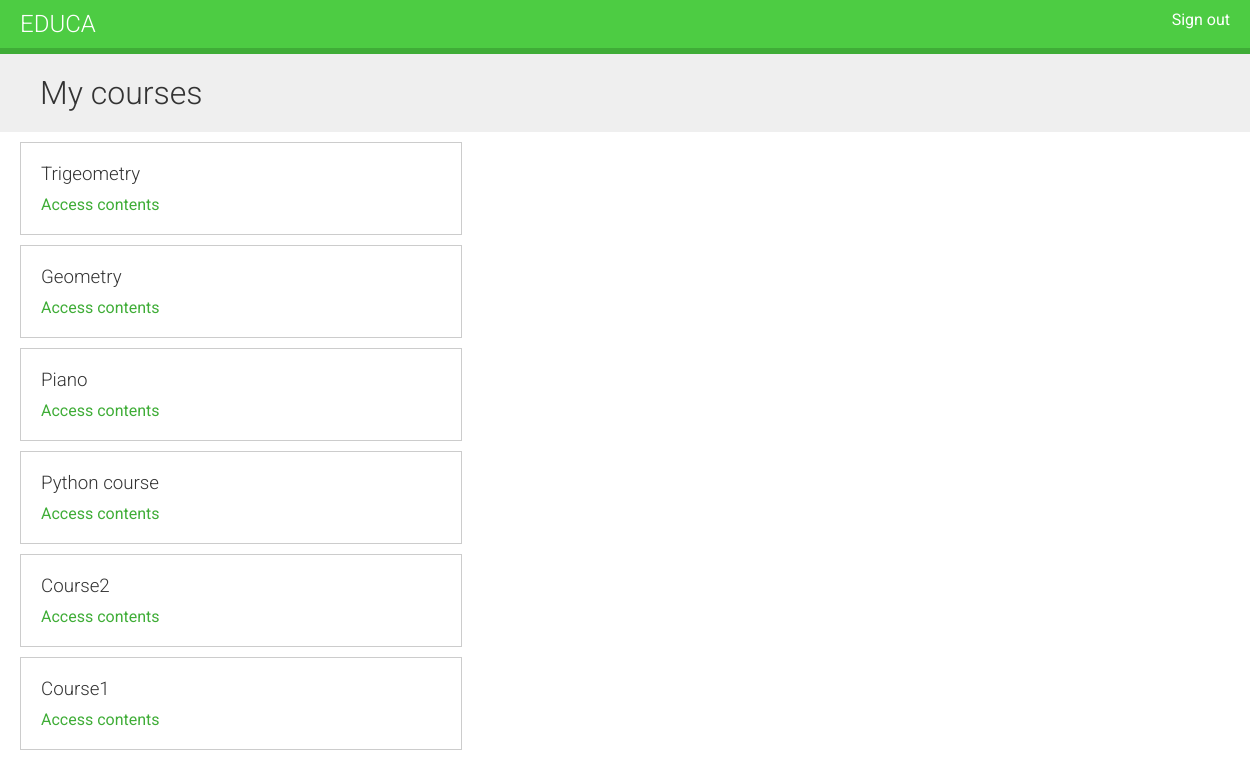
The app's page /students/courses/ (signed in), older data.
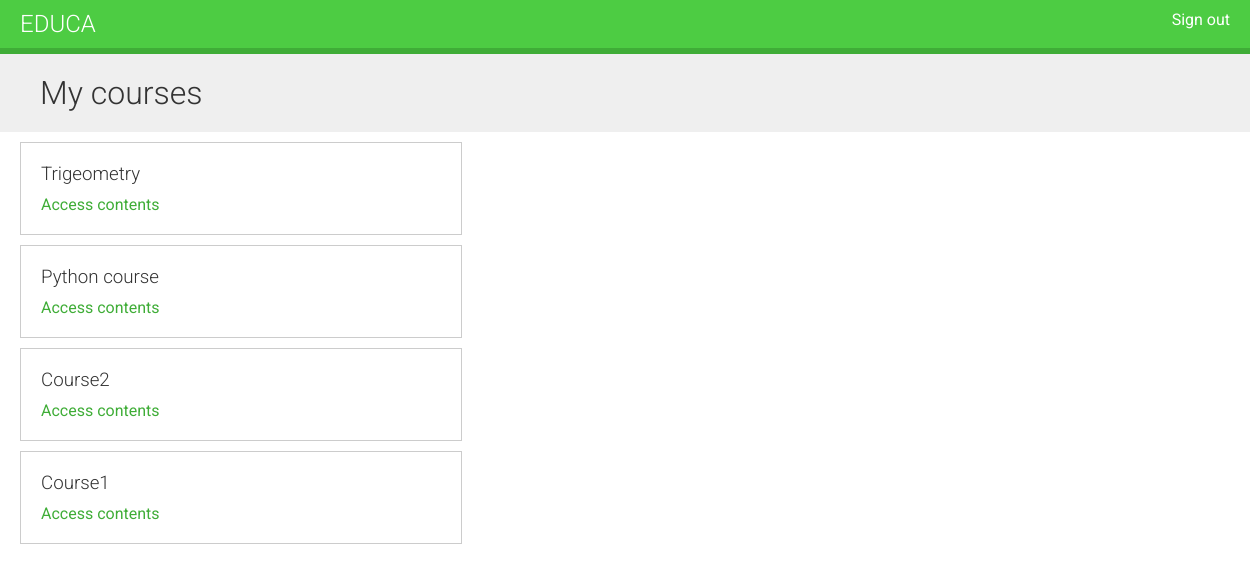
The same page, newer data.
### courses/models.py (models this page shows, shortened)
class Course(models.Model):
    owner = models.ForeignKey(User,
                              related_name='courses_created',
                              on_delete=models.CASCADE)
    subject = models.ForeignKey(Subject,
                                related_name='courses',             # always pay attention
                                on_delete=models.CASCADE)
    title = models.CharField(max_length=255)
    slug = models.SlugField(max_length=255, unique=True)
    overview = models.TextField()
    created = models.DateTimeField(auto_now_add=True)
    students = models.ManyToManyField(User,
                                      related_name='courses_joined',
                                      blank=True)
    class Meta:
        ordering = ['-created']

### students/views.py (the view)
class StudentCourseListView(LoginRequiredMixin, ListView):
    model = Course
    template_name = 'students/course/list.html'
    def get_queryset(self):
        qs = super().get_queryset()
        return qs.filter(students__in=[self.request.user])

### students/templates/students/course/list.html (shortened to what this page needs)
{% extends "base.html" %}
{% block content %}
  <h1>My courses</h1>
  <div class="module">
    {% for course in object_list %}
      <div class="course-info">
        <h3>{{ course.title }}</h3>
        <p><a href="{% url "student_course_detail" course.id %}">
        Access contents</a></p>
      </div>
    {% empty %}
      <p>
        You are not enrolled in any courses yet.
        <a href="{% url "course_list" %}">Browse courses</a>
        to enroll in a course.
      </p>
    {% endfor %}
  </div>
{% endblock %}

Row changes from the older to the newer data that the page shows:
removed Course: title "Geometry"
removed Course: title "Piano"
